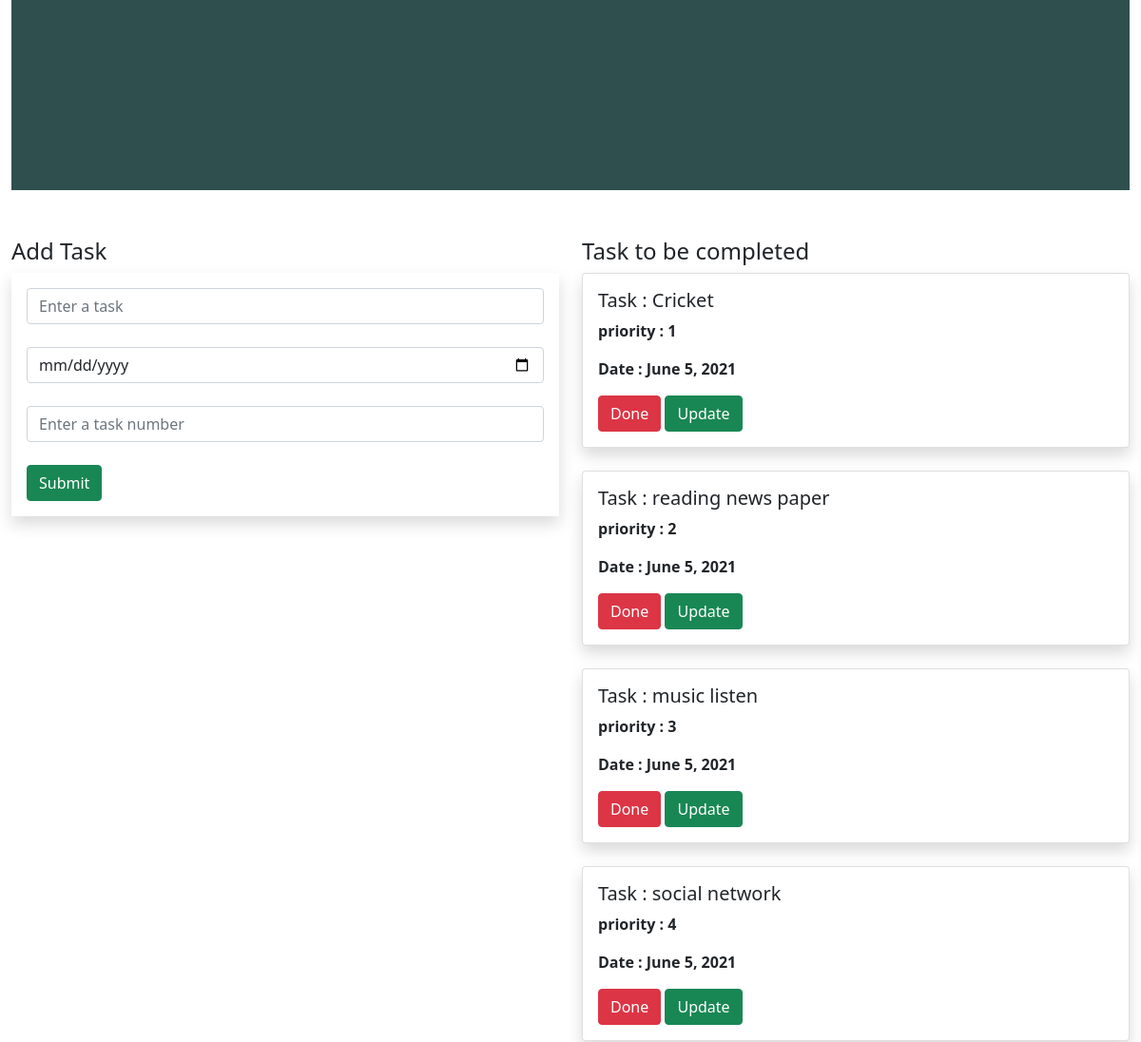
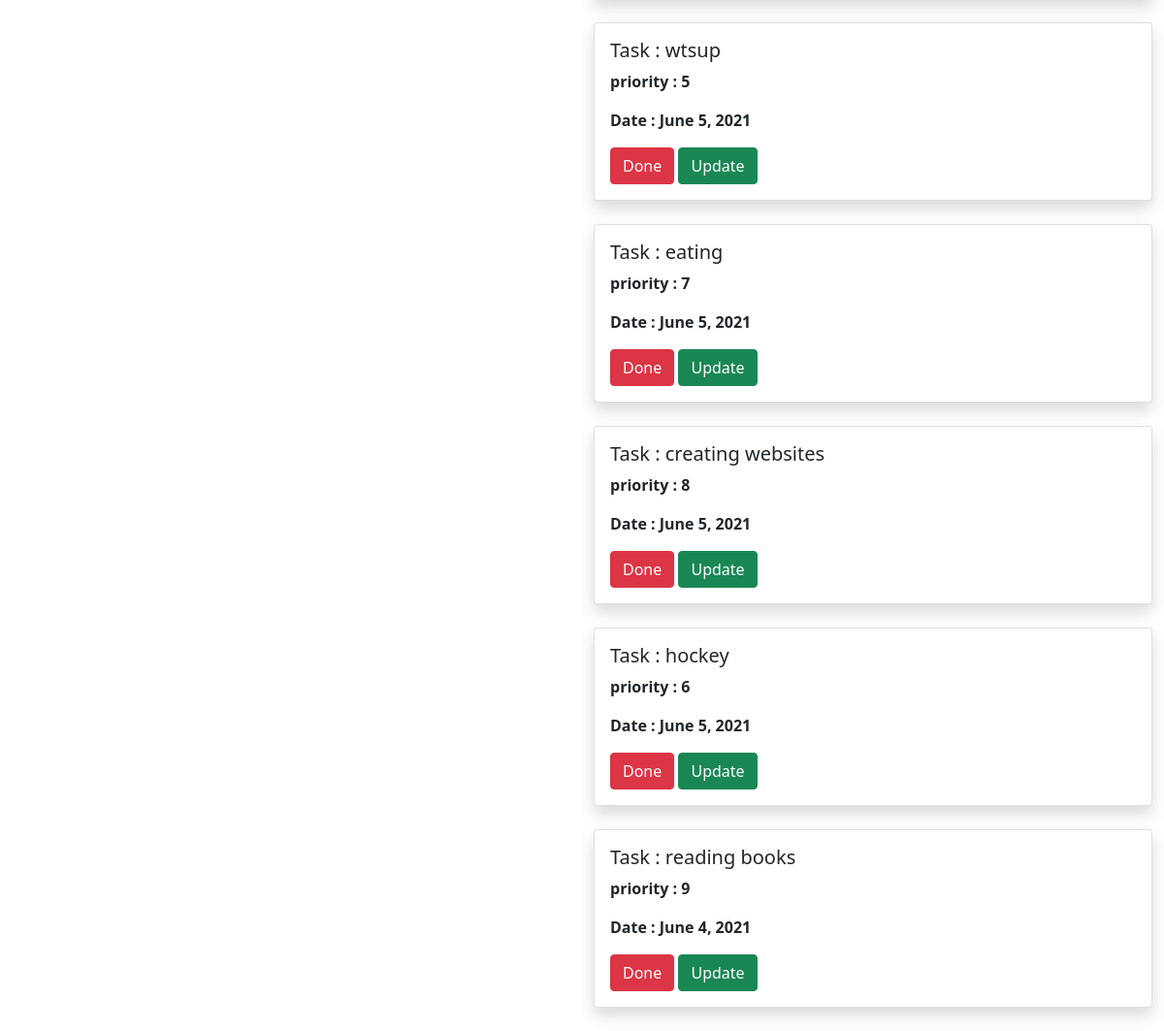
Before: / with the older database file (2 pictures, top to bottom).
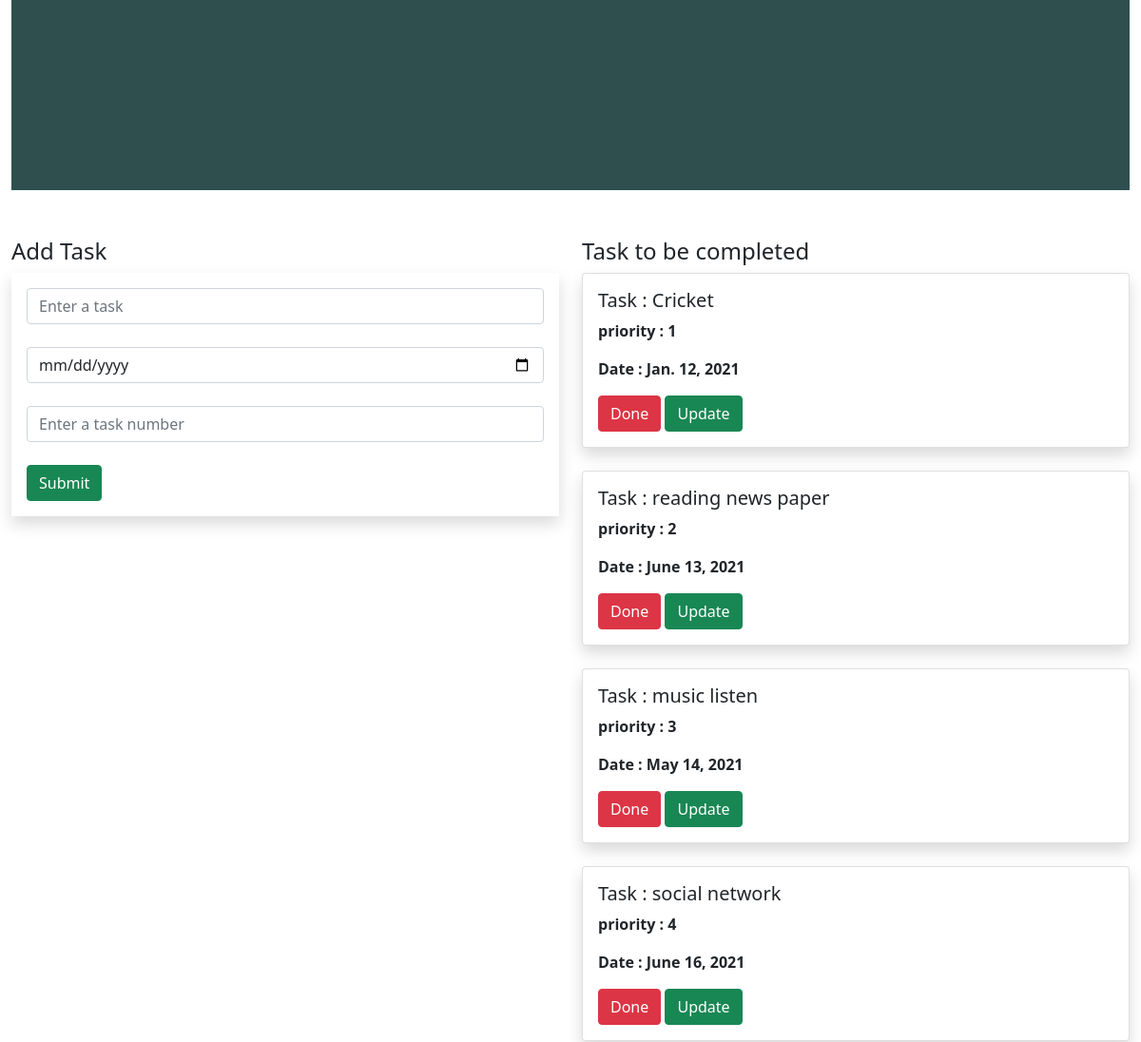
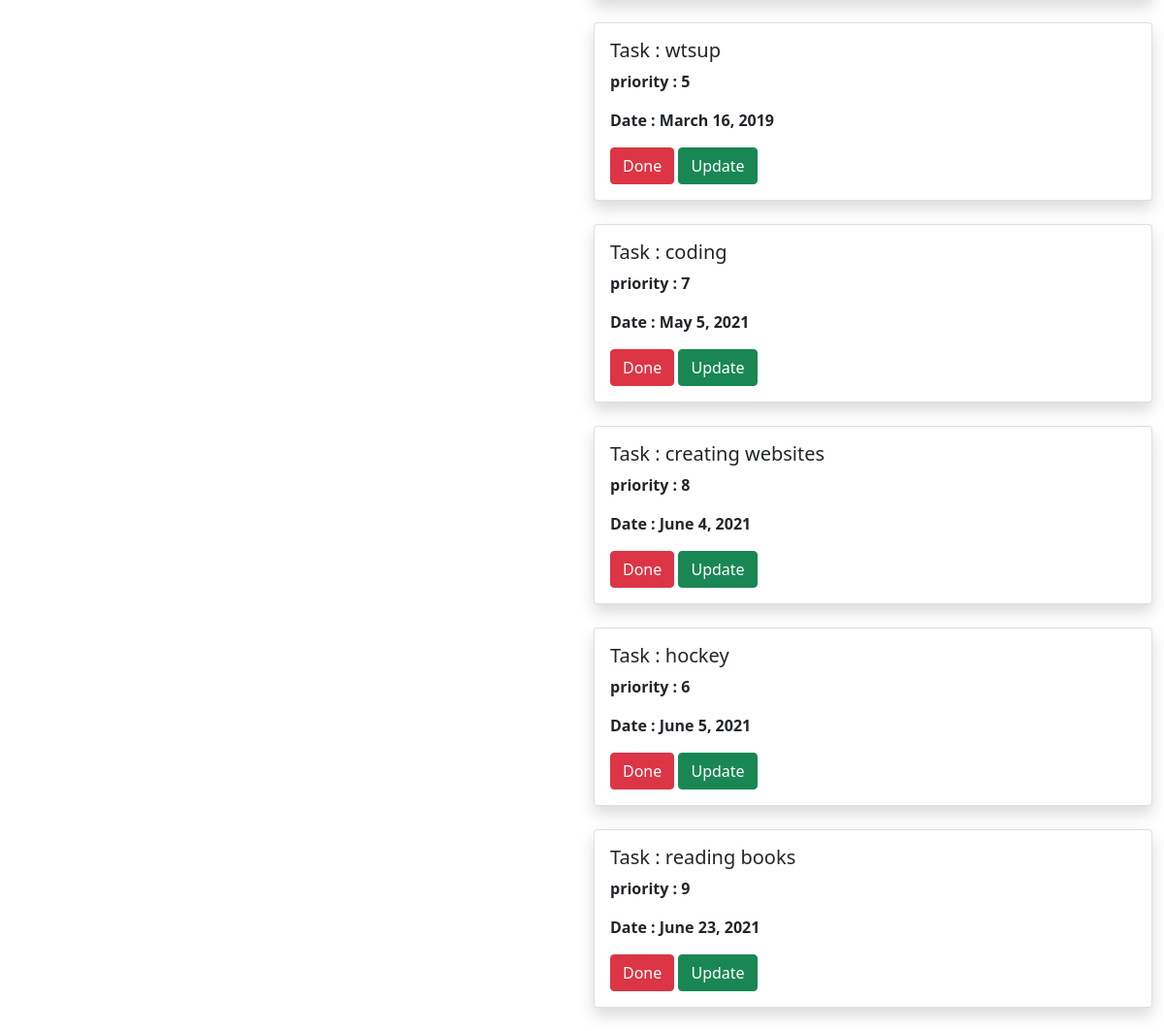
After: the same page with the newer database file (2 pictures, top to bottom).
### Myapp/models.py (models this page shows, shortened)
class Task(models.Model):
    name = models.CharField(max_length=100)
    priority = models.IntegerField()
    date = models.DateField(default=datetime.date.today)

### Myapp/views.py (the view, shortened to what this page needs)
# urls.py: path('',views.index,name='index'),
def index(request):
    task_list = Task.objects.all()
    return render(request,'Myapp/index.html',{'task_list':task_list})

### Myapp/templates/Myapp/index.html (shortened to what this page needs)
{% extends 'Myapp/base.html' %}
{% block body %}
<div class="container-fluid">
    <div class="row">
        <div class="col-md-12">
            <div class="banner">
                <div class="banner-text">
                    <h1>Todo</h1>
                </div>
            </div>
        </div>
    </div>
    <div class="row">
        <div class="col-md-6">
            <h4>Add Task</h4>
            <form class="p-3 shadow" method="POST">
                    <div class="form-group">
                        <input type="text" class="form-control " name="name" id="name" placeholder="Enter a task">
                    <br>
                    </div>
                    <div class="form-group">
                        <input type="date" class="form-control " name="date" id="date" >
                    <br>
                    </div>
                    <div class="form-group">
                        <input type="text" class="form-control" name="priority" id="priority" placeholder="Enter a task number">
                    <br>
                    </div>
                    <input class="btn btn-success" type="submit">
            </form>
        </div>
        <div class="col-md-6">
            <h4>Task to be completed</h4>
            {% for task in task_list %}
            <div class="shadow card">
                <div class="card-body">
                    <h5 class="card-title">Task : {{ task.name}}</h5>
                    <p><b>priority : {{ task.priority }}</b></p>
                    <p><b>Date : {{ task.date }}</b></p>
                    <a class="btn btn-danger" href="{% url 'delete' task.id %}">Done</a>
                    <a class="btn btn-success" href="{% url 'update' task.id %}">Update</a>
                </div>
            </div>
            <br>
            {% endfor %}
        </div>
    </div>
</div>
{% endblock %}

### Myapp/templates/Myapp/base.html (shortened to what this page needs)
{% load static %}
<!DOCTYPE html>
<html lang="en">
<head>
    <link rel="stylesheet" href="https://cdn.jsdelivr.net/npm/bootstrap@5.0.1/dist/css/bootstrap.min.css">
    <link rel="stylesheet" href="{% static 'Myapp/style.css'%}"
</head>
<body>
    {% block body %}
    {% endblock %}
</body>
</html>

### Myapp/static/Myapp/style.css (style rules this page uses)
.banner { background-color: darkslategrey; width: 100%; height: 200px; margin-bottom: 50px; }
.banner-text { top: 40%; left: 75%; position: absolute; transform: translate(-450%,-350%); color: white; }

Changed rows visible on the page:
changed Task "Cricket": date "June 5, 2021" → "Jan. 12, 2021"
changed Task "reading news paper": date "June 5, 2021" → "June 13, 2021"
changed Task "music listen": date "June 5, 2021" → "May 14, 2021"
changed Task "social network": date "June 5, 2021" → "June 16, 2021"
changed Task "wtsup": date "June 5, 2021" → "March 16, 2019"
changed Task: name "eating" → "coding"; date "June 5, 2021" → "May 5, 2021"
changed Task "creating websites": date "June 5, 2021" → "June 4, 2021"
changed Task "reading books": date "June 4, 2021" → "June 23, 2021"
